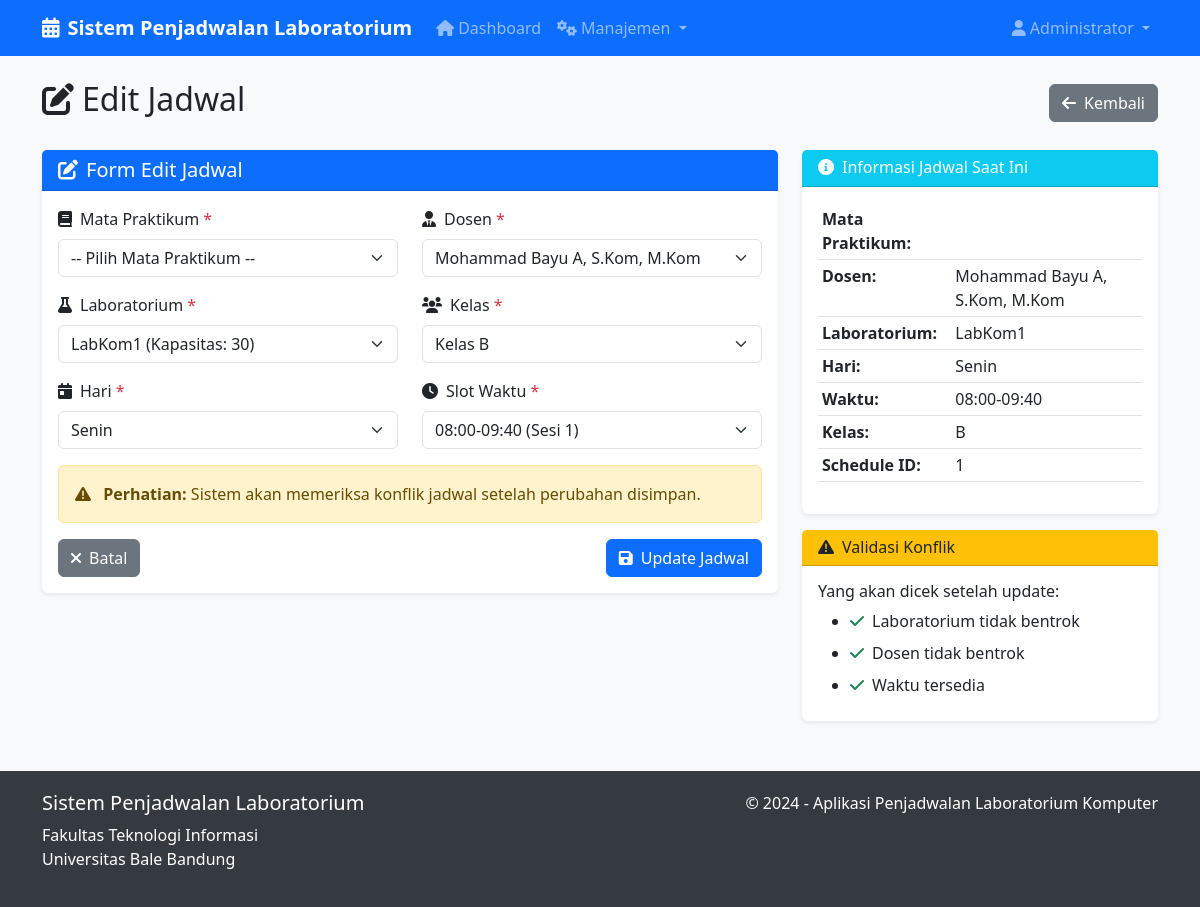
The app's page /schedules/edit/1 (signed in), older data.
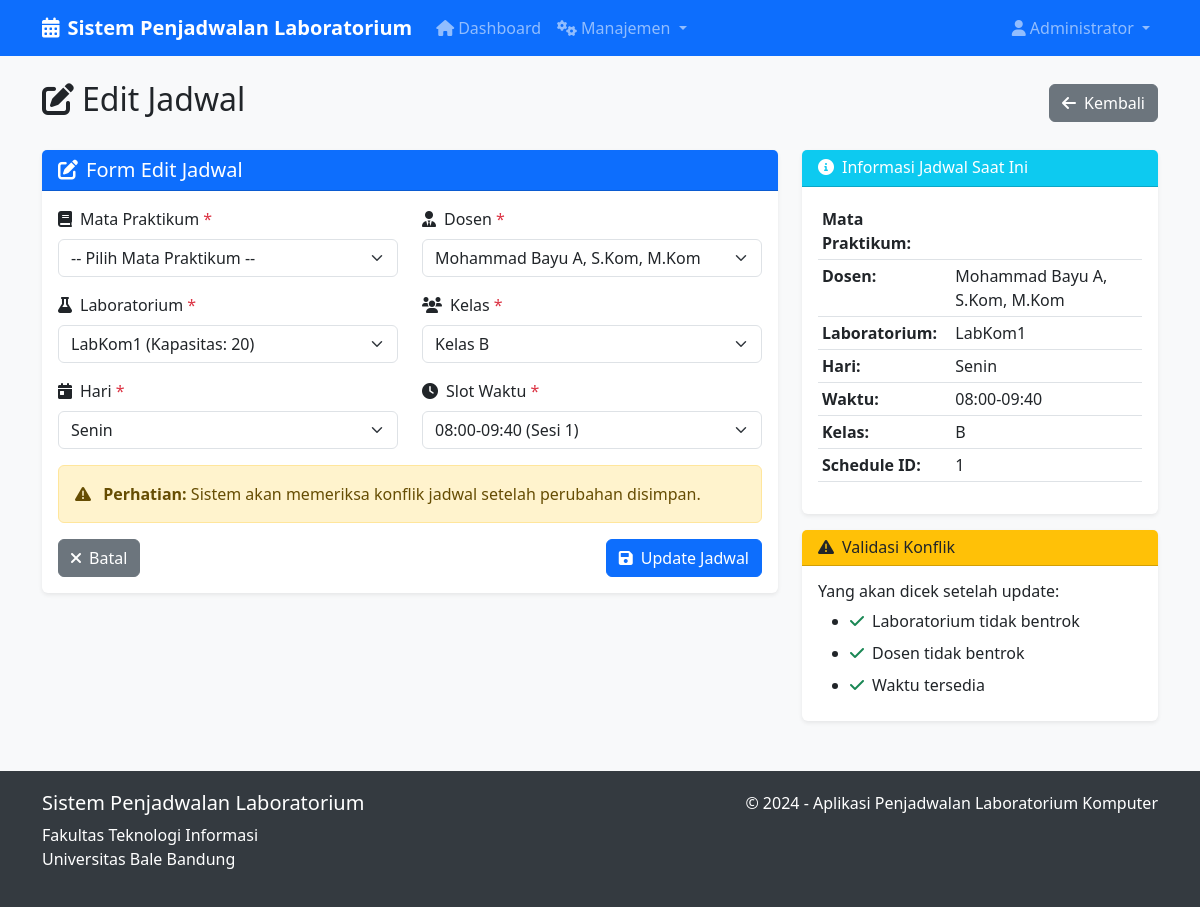
The same page, newer data.
### app.py (models this page shows)
class Schedule(db.Model):
    id = db.Column(db.Integer, primary_key=True)
    course_id = db.Column(db.Integer, db.ForeignKey('practicum.id'), nullable=False)
    lecturer_id = db.Column(db.Integer, db.ForeignKey('user.id'), nullable=False)
    lab_id = db.Column(db.Integer, db.ForeignKey('lab.id'), nullable=False)
    day = db.Column(db.String(10), nullable=False)  # Senin, Selasa, etc.
    time_slot = db.Column(db.String(20), nullable=False)  # 08:00-10:00, etc.
    class_name = db.Column(db.String(5), nullable=False)  # A, B, C
    created_at = db.Column(db.DateTime, default=datetime.utcnow)

class Lab(db.Model):
    id = db.Column(db.Integer, primary_key=True)
    lab_name = db.Column(db.String(50), nullable=False)
    capacity = db.Column(db.Integer, nullable=False)
    schedules = db.relationship('Schedule', backref='laboratory', lazy=True)

class User(db.Model):
    id = db.Column(db.Integer, primary_key=True)
    username = db.Column(db.String(80), unique=True, nullable=False)
    password = db.Column(db.String(120), nullable=False)
    role = db.Column(db.String(20), nullable=False)  # admin, staff, lecturer
    full_name = db.Column(db.String(100), nullable=False)
    schedules = db.relationship('Schedule', backref='lecturer', lazy=True)

### app.py (the view, shortened to what this page needs)
@app.route('/schedules/edit/<int:id>', methods=['GET', 'POST'])
@role_required('admin', 'staff')
def edit_schedule(id):
    schedule = Schedule.query.get_or_404(id)
    courses = Practicum.query.all()
    lecturers = User.query.filter_by(role='lecturer').all()
    labs = Lab.query.all()
    return render_template('edit_schedule.html',
                         schedule=schedule,
                         courses=courses,
                         lecturers=lecturers,
                         labs=labs)

### app.py (called while the page is built)
def role_required(*roles):
    def decorator(f):
        from functools import wraps
        @wraps(f)
        def decorated_function(*args, **kwargs):
            if 'user_id' not in session:
                flash('Silakan login terlebih dahulu', 'danger')
                return redirect(url_for('login'))
            user = User.query.get(session['user_id'])
            if user.role not in roles:
                flash('Anda tidak memiliki akses ke halaman ini', 'danger')
                return redirect(url_for('dashboard'))
            return f(*args, **kwargs)
        return decorated_function
    return decorator

### templates/edit_schedule.html (shortened to what the changed rows need)
{% extends "base.html" %}
{% block content %}
<div class="row">
    <div class="col-12">
        <div class="d-flex justify-content-between align-items-center mb-4">
            <h2><i class="fas fa-edit me-2"></i>Edit Jadwal</h2>
        </div>
    </div>
</div>
<div class="row">
    <div class="col-md-8">
        <div class="card">
            <div class="card-body">
                <form method="POST" id="scheduleForm">
                    <div class="row">
                        <div class="col-md-6 mb-3">
                            <label for="lecturer_id" class="form-label">
                                <i class="fas fa-user-tie me-2"></i>Dosen <span class="text-danger">*</span>
                            </label>
                            <select class="form-select" id="lecturer_id" name="lecturer_id" required>
                                {% for lecturer in lecturers %}
                                <option value="{{ lecturer.id }}" {% if lecturer.id==schedule.lecturer_id %}selected{%
                                    endif %}>
                                    {{ lecturer.full_name }}
                                </option>
                                {% endfor %}
                            </select>
                        </div>
                    </div>
                    <div class="row">
                        <div class="col-md-6 mb-3">
                            <label for="lab_id" class="form-label">
                                <i class="fas fa-flask me-2"></i>Laboratorium <span class="text-danger">*</span>
                            </label>
                            <select class="form-select" id="lab_id" name="lab_id" required>
                                {% for lab in labs %}
                                <option value="{{ lab.id }}" data-capacity="{{ lab.capacity }}" {% if
                                    lab.id==schedule.lab_id %}selected{% endif %}>
                                    {{ lab.lab_name }} (Kapasitas: {{ lab.capacity }})
                                </option>
                                {% endfor %}
                            </select>
                        </div>
                        <div class="col-md-6 mb-3">
                            <label for="class_name" class="form-label">
                                <i class="fas fa-users me-2"></i>Kelas <span class="text-danger">*</span>
                            </label>
                            <select class="form-select" id="class_name" name="class_name" required>
                                <option value="B" {% if schedule.class_name=='B' %}selected{% endif %}>Kelas B</option>
                            </select>
                        </div>
                    </div>
                    <div class="row">
                        <div class="col-md-6 mb-3">
                            <label for="day" class="form-label">
                                <i class="fas fa-calendar-day me-2"></i>Hari <span class="text-danger">*</span>
                            </label>
                            <select class="form-select" id="day" name="day" required>
                                <option value="Senin" {% if schedule.day=='Senin' %}selected{% endif %}>Senin</option>
                            </select>
                        </div>
                        <div class="col-md-6 mb-3">
                            <label for="time_slot" class="form-label">
                                <i class="fas fa-clock me-2"></i>Slot Waktu <span class="text-danger">*</span>
                            </label>
                            <select class="form-select" id="time_slot" name="time_slot" required>
                                <option value="08:00-09:40" {% if schedule.time_slot=='08:00-09:40' %}selected{% endif
                                    %}>08:00-09:40 (Sesi 1)</option>
                            </select>
                        </div>
                    </div>
                </form>
            </div>
        </div>
    </div>
    <div class="col-md-4">
        <div class="card">
            <div class="card-body">
                <table class="table table-sm">
                    <tr>
                        <td><strong>Hari:</strong></td>
                        <td>{{ schedule.day }}</td>
                    </tr>
                    <tr>
                        <td><strong>Waktu:</strong></td>
                        <td>{{ schedule.time_slot }}</td>
                    </tr>
                    <tr>
                        <td><strong>Kelas:</strong></td>
                        <td>{{ schedule.practicum.semester }}{{ schedule.class_name }}</td>
                    </tr>
                    <tr>
                        <td><strong>Schedule ID:</strong></td>
                        <td>{{ schedule.id }}</td>
                    </tr>
                </table>
            </div>
        </div>
    </div>
</div>
{% endblock %}

Row changes from the older to the newer data that the page shows:
changed Schedule "Senin": lab_id "LabKom1 (Kapasitas: 30)" → "LabKom1 (Kapasitas: 20)"
